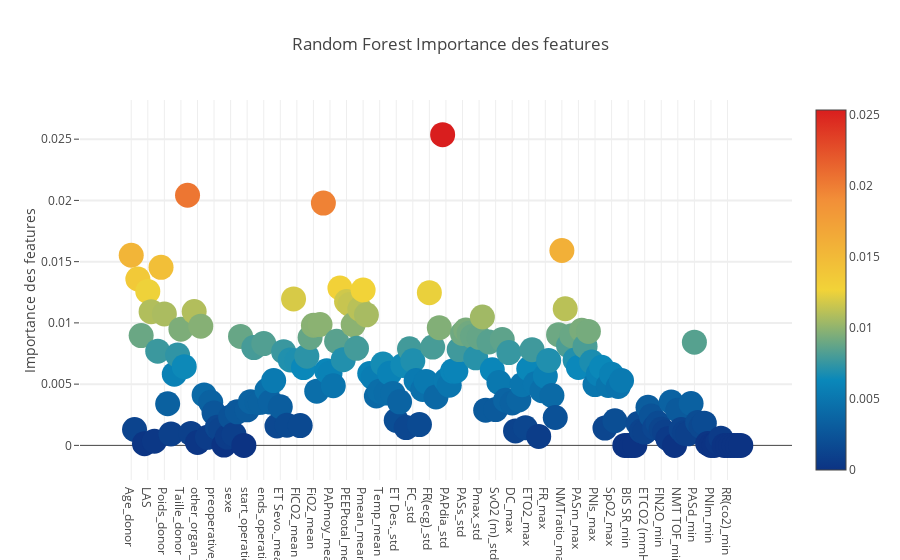

Write notebook code for a chart like this one.
### Markdown cell above
## Feature Importance Visualisation

### Code cell
trace = go.Scatter(x=feature_dataframe['features'].values,
                   y=feature_dataframe['Random Forest Importance des features'].values,

                   mode='markers',
                   marker=dict(
    sizemode='diameter',
    sizeref=1,
    size=25,
    # color = np.random.randn(500), #set color equal to a variable
    color=feature_dataframe['Random Forest Importance des features'].values,
    colorscale='Portland',
    showscale=True
),
    text=feature_dataframe['features'].values
)

data = [trace]

layout = go.Layout(
    autosize=True,
    title='Random Forest Importance des features',
    hovermode='closest',
    yaxis=dict(
        title='Importance des features',
        ticklen=5,
        gridwidth=2
    ),
    showlegend=False
)

fig = go.Figure(data=data, layout=layout)

py.iplot(fig, filename='scatter2010')

### Figure 1 — Plotly figure (JSON) as saved in the notebook; plotly's stock layout.template omitted (floating-point values rounded to 4 significant figures; data arrays with more than 128 entries replaced by an {"elided": "..."} marker saying what was removed)
{"data": [{"marker": {"color": {"elided": "185 float values"}, "colorscale": "Portland", "showscale": true, "size": 25, "sizemode": "diameter", "sizeref": 1}, "mode": "markers", "text": {"elided": "185 str values"}, "type": "scatter", "uid": "e50c6bc0-0235-11e9-8169-6002921757e3", "x": {"elided": "185 str values"}, "y": {"elided": "185 float values"}}], "layout": {"autosize": true, "hovermode": "closest", "showlegend": false, "title": "Random Forest Importance des features", "yaxis": {"gridwidth": 2, "ticklen": 5, "title": "Importance des features"}}}
